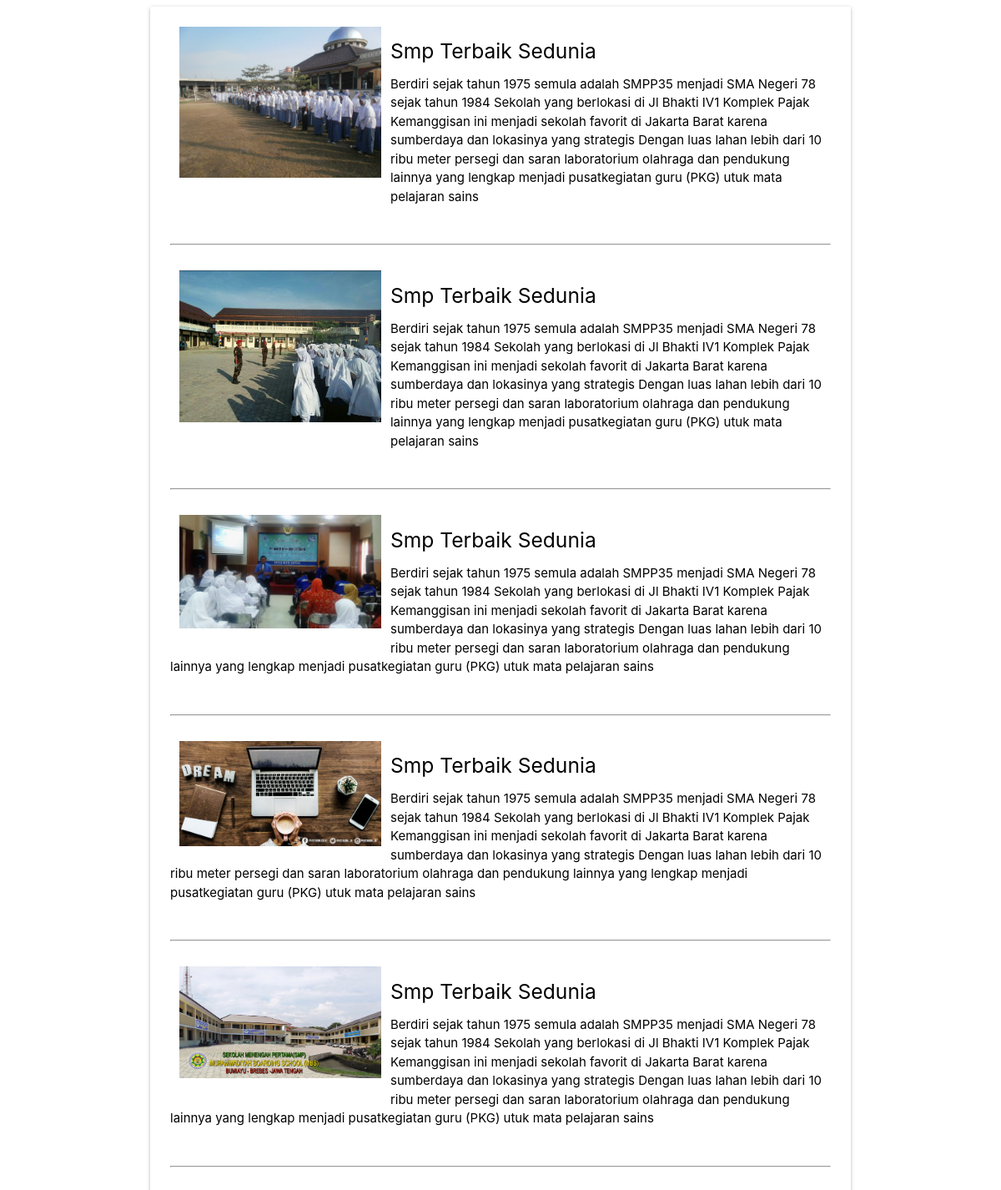
Screenshot of /blog.php with the database file from the repository.
### tables this page shows
CREATE TABLE `blog` (
  `id` int(11) NOT NULL,
  `judul_blog` varchar(200) NOT NULL,
  `isi_blog` varchar(2000) NOT NULL,
  `gambar` varchar(200) NOT NULL
);

### blog.php (the view, shortened to what this page needs)
<!DOCTYPE html>
<html>
	<head>
	<link type="text/css" rel="stylesheet" href="css/materialize.min.css"  media="screen,projection"/>
	<link rel="stylesheet" type="text/css" href="css/style.css">
	</head>
<body>
	<div class="container">
		<div class="row" >
    				<div class="card-panel ">
			<?php
				$query = mysqli_query($conn, "select * from blog ");
				while ($data = mysqli_fetch_assoc($query)) {
			?>
			<div class="col m4 light">
				<img class="center" src="assets/img/blog/<?php echo $data['gambar'] ?>" width="100%">
			</div>
				<h5 class="black-text"><?=$data['judul_blog'] ?></h5>
				<p class="black-text">
					<?=$data['isi_blog'] ?>
				</p>
				<br/><hr><br/>
			<?php } ?>
			</div>
		</div>
	</div>
</body>
</html>

### rows the page displays
blog: gambar (picture), judul_blog "Smp Terbaik Sedunia", isi_blog "Berdiri sejak tahun 1975 semula adalah SMPP35 menjadi SMA Negeri 78 sejak tahun 1984 Sekolah yang berlokasi di Jl Bhakti IV1 Komplek Pajak Kemanggisan ini menjadi sekolah favorit di Jakarta Barat karena sumberdaya dan lokasinya yang strategis Dengan luas lahan lebih dari 10 ribu meter persegi dan saran laboratorium olahraga dan pendukung lainnya yang lengkap menjadi pusatkegiatan guru (PKG) utuk mata pelajaran sains"
blog: gambar (picture), judul_blog "Smp Terbaik Sedunia", isi_blog "Berdiri sejak tahun 1975 semula adalah SMPP35 menjadi SMA Negeri 78 sejak tahun 1984 Sekolah yang berlokasi di Jl Bhakti IV1 Komplek Pajak Kemanggisan ini menjadi sekolah favorit di Jakarta Barat karena sumberdaya dan lokasinya yang strategis Dengan luas lahan lebih dari 10 ribu meter persegi dan saran laboratorium olahraga dan pendukung lainnya yang lengkap menjadi pusatkegiatan guru (PKG) utuk mata pelajaran sains"
blog: gambar (picture), judul_blog "Smp Terbaik Sedunia", isi_blog "Berdiri sejak tahun 1975 semula adalah SMPP35 menjadi SMA Negeri 78 sejak tahun 1984 Sekolah yang berlokasi di Jl Bhakti IV1 Komplek Pajak Kemanggisan ini menjadi sekolah favorit di Jakarta Barat karena sumberdaya dan lokasinya yang strategis Dengan luas lahan lebih dari 10 ribu meter persegi dan saran laboratorium olahraga dan pendukung lainnya yang lengkap menjadi pusatkegiatan guru (PKG) utuk mata pelajaran sains"
blog: gambar (picture), judul_blog "Smp Terbaik Sedunia", isi_blog "Berdiri sejak tahun 1975 semula adalah SMPP35 menjadi SMA Negeri 78 sejak tahun 1984 Sekolah yang berlokasi di Jl Bhakti IV1 Komplek Pajak Kemanggisan ini menjadi sekolah favorit di Jakarta Barat karena sumberdaya dan lokasinya yang strategis Dengan luas lahan lebih dari 10 ribu meter persegi dan saran laboratorium olahraga dan pendukung lainnya yang lengkap menjadi pusatkegiatan guru (PKG) utuk mata pelajaran sains"
blog: gambar (picture), judul_blog "Smp Terbaik Sedunia", isi_blog "Berdiri sejak tahun 1975 semula adalah SMPP35 menjadi SMA Negeri 78 sejak tahun 1984 Sekolah yang berlokasi di Jl Bhakti IV1 Komplek Pajak Kemanggisan ini menjadi sekolah favorit di Jakarta Barat karena sumberdaya dan lokasinya yang strategis Dengan luas lahan lebih dari 10 ribu meter persegi dan saran laboratorium olahraga dan pendukung lainnya yang lengkap menjadi pusatkegiatan guru (PKG) utuk mata pelajaran sains"
